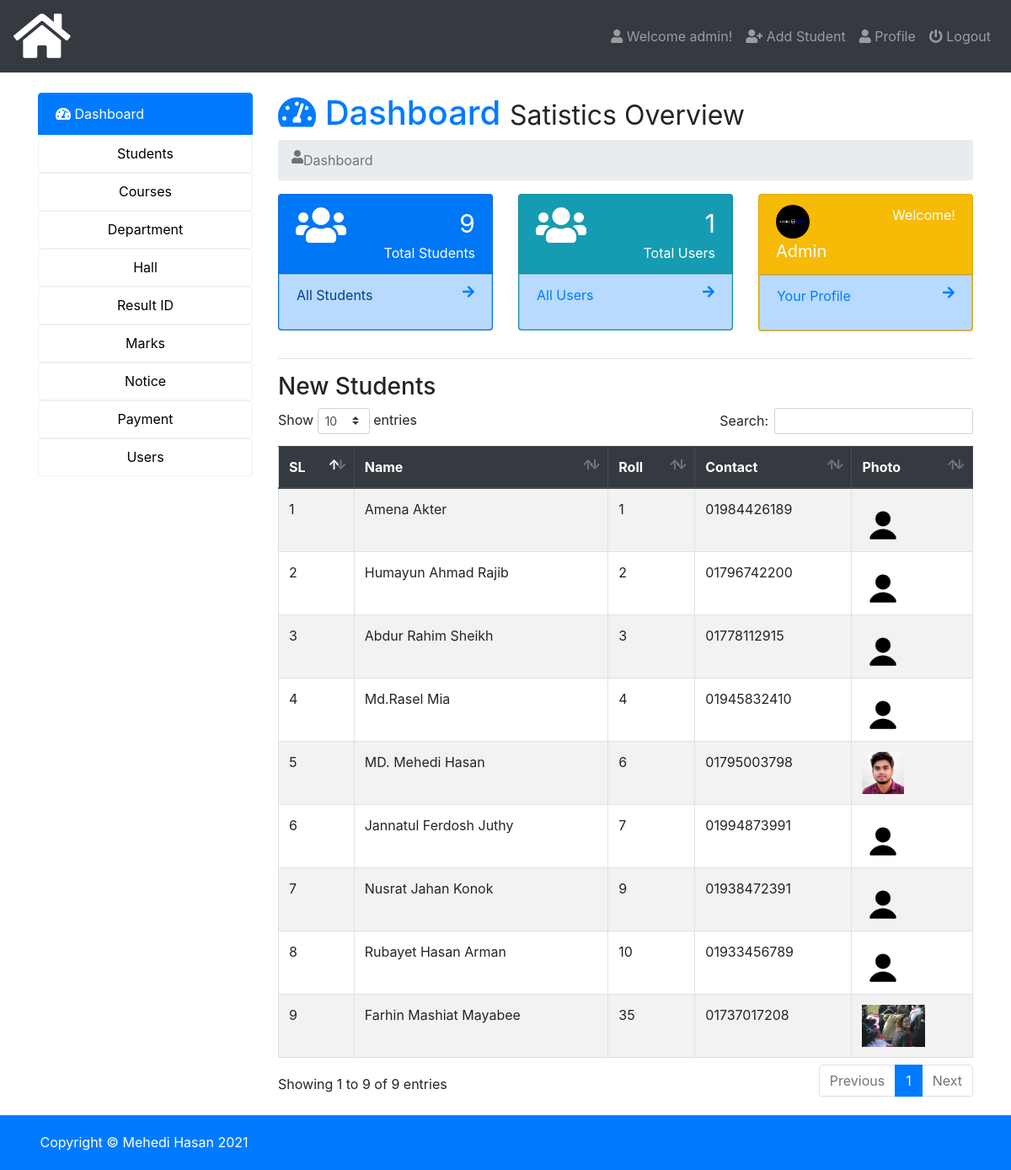
Page /admin/index.php (signed in) on the earlier database version.
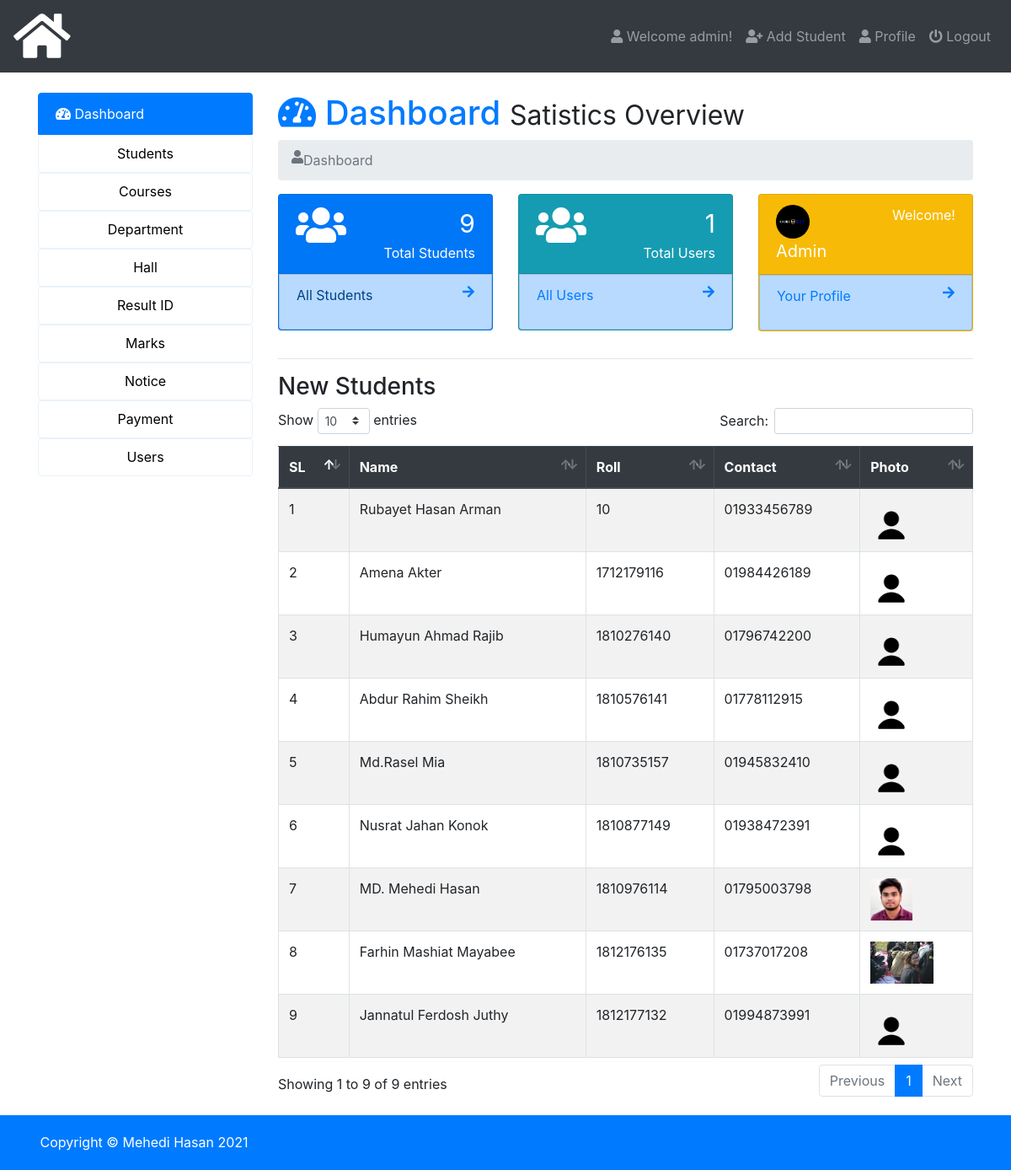
Same page on the later database version.
### tables this page shows
CREATE TABLE `users` (
  `id` int(5) NOT NULL,
  `name` varchar(50) NOT NULL,
  `email` varchar(50) NOT NULL,
  `username` varchar(50) NOT NULL,
  `password` varchar(100) NOT NULL,
  `photo` varchar(50) NOT NULL,
  `status` varchar(12) NOT NULL,
  `datetime` timestamp NOT NULL DEFAULT CURRENT_TIMESTAMP
);

CREATE TABLE `about_me` (
  `about_me_id` int(20) NOT NULL,
  `roll_id` int(20) NOT NULL,
  `name` varchar(40) NOT NULL,
  `name_father` varchar(40) NOT NULL,
  `name_mother` varchar(40) NOT NULL,
  `number` varchar(20) NOT NULL,
  `blood_group` varchar(20) NOT NULL,
  `session` int(20) NOT NULL,
  `department_code` varchar(20) NOT NULL,
  `hall_code` varchar(10) NOT NULL,
  `gender` enum('Male','Female','Other''s') NOT NULL,
  `emergency_number` varchar(20) DEFAULT NULL,
  `emergency_number_holder` varchar(20) DEFAULT NULL,
  `photo` varchar(50) NOT NULL,
  `date_of_birth` date NOT NULL
);

### admin/dashboard.php (the view, shortened to what this page needs)
<h1><a href="index.php"><i class="fas fa-tachometer-alt"></i>  Dashboard</a> <small>Satistics Overview</small></h1>
<nav aria-label="breadcrumb">
  <ol class="breadcrumb">
     <li class="breadcrumb-item active" aria-current="page"><i class="fas fa-user"></i> Dashboard</li>
  </ol>
</nav>
<div class="row student">
  <div class="col-sm-4">
     <div class="card text-white bg-primary mb-3">
      <div class="card-header">
        <div class="row">
          <div class="col-sm-4">
            <i class="fa fa-users fa-3x"></i>
          </div>
          <div class="col-sm-8">
            <div class="float-sm-right">&nbsp;<span style="font-size: 30px"><?php $stu=mysqli_query($db_con,'SELECT * FROM `about_me`'); $stu= mysqli_num_rows($stu); echo $stu; ?></span></div>
            <div class="clearfix"></div>
            <div class="float-sm-right">Total Students</div>
          </div>
        </div>
      </div>
      <div class="list-group-item-primary list-group-item list-group-item-action">
        <div class="row">
          <div class="col-sm-8">
            <p class="">All Students</p>
          </div>
          <div class="col-sm-4">
            <a href="all-student.php"><i class="fa fa-arrow-right float-sm-right"></i></a>
          </div>
        </div>
      </div>
    </div>
  </div>
  <div class="col-sm-4">
     <div class="card text-white bg-info mb-3">
      <div class="card-header">
        <div class="row">
          <div class="col-sm-4">
            <i class="fa fa-users fa-3x"></i>
          </div>
          <div class="col-sm-8">
            <div class="float-sm-right">&nbsp;<span style="font-size: 30px"><?php $tusers=mysqli_query($db_con,'SELECT * FROM `users`'); $tusers= mysqli_num_rows($tusers); echo $tusers; ?></span></div>
            <div class="clearfix"></div>
            <div class="float-sm-right">Total Users</div>
          </div>
        </div>
      </div>
      <div class="list-group-item-primary list-group-item list-group-item-action">
         <a href="index.php?page=all-users">
        <div class="row">
          <div class="col-sm-8">
            <p class="">All Users</p>
          </div>
          <div class="col-sm-4">
           <i class="fa fa-arrow-right float-sm-right"></i>
          </div>
        </div>
        </a>
      </div>
    </div>
  </div>
  <div class="col-sm-4">
     <div class="card text-white bg-warning mb-3">
      <div class="card-header">
        <div class="row">
          <?php $usernameshow = $_SESSION['user_login']; $userspro = mysqli_query($db_con,"SELECT * FROM `users` WHERE `username`='$usernameshow';"); $userrow=mysqli_fetch_array($userspro); ?>
          <div class="col-sm-6">
            <img class="showimg" src="images/<?php echo $userrow['photo']; ?>">
            <div style="font-size: 20px"><?php echo ucwords($userrow['name']); ?></div>
          </div>
          <div class="col-sm-6">
            <div class="float-sm-right">Welcome!</div>
          </div>
        </div>
      </div>
      <div class="list-group-item-primary list-group-item list-group-item-action">
        <a href="index.php?page=user-profile">
        <div class="row">
          <div class="col-sm-8">
            <p class="">Your Profile</p>
          </div>
          <div class="col-sm-4">
            <i class="fa fa-arrow-right float-sm-right"></i>
          </div>
        </div>
        </a>
      </div>
    </div>
  </div>
</div>
<hr>
<h3>New Students</h3>
<table class="table  table-striped table-hover table-bordered" id="data">
  <thead class="thead-dark">
    <tr>
      <th scope="col">SL</th>
      <th scope="col">Name</th>
      <th scope="col">Roll</th>
      <th scope="col">Contact</th>
      <th scope="col">Photo</th>
    </tr>
  </thead>
  <tbody>
    <?php
      $query=mysqli_query($db_con,'SELECT * FROM `about_me` ORDER BY `about_me`.`roll_id` ASC;');
      $i=1;
      while ($result = mysqli_fetch_array($query)) { ?>
      <tr>
        <?php
        echo '<td>'.$i.'</td>
          <td>'.ucwords($result['name']).'</td>
          <td>'.$result['roll_id'].'</td>
          <td>'.$result['number'].'</td>
          <td><img src="images/'.$result['photo'].'" height="50px"></td>';?>
      </tr>
     <?php $i++;} ?>
  </tbody>
</table>

### admin/index.php (shortened to what this page needs)
<?php require_once 'db_con.php';
?>
<!doctype html>
<html lang="en">
  <head>
    <link rel="stylesheet" href="../css/bootstrap.min.css">
    <link rel="stylesheet" href="../css/dataTables.bootstrap4.min.css">
    <link rel="stylesheet" href="../css/fontawesome.min.css">
    <link rel="stylesheet" href="../css/solid.min.css">
    <link rel="stylesheet" href="https://cdnjs.cloudflare.com/ajax/libs/animate.css/4.0.0/animate.min.css"/>
    <link rel="stylesheet" type="text/css" href="../css/style.css">
  </head>
  <body>
<nav class="navbar navbar-expand-lg navbar-dark bg-dark">
  <a class="navbar-brand" href="index.php"><i class="fas fa-home fa-3x"></i></a>
  <div class="navbar-collapse collapse justify-content-end" id="navbarSupportedContent">
    <?php $showuser = $_SESSION['user_login']; $haha = mysqli_query($db_con,"SELECT * FROM `users` WHERE `username`='$showuser';"); $showrow=mysqli_fetch_array($haha); ?>
    <ul class="nav navbar-nav ">
      <li class="nav-item"><a class="nav-link" href="index.php?page=user-profile"><i class="fa fa-user"></i> Welcome <?php echo $showrow['name']; ?>!</a></li>
      <li class="nav-item"><a class="nav-link" href="index.php?page=add-student"><i class="fa fa-user-plus"></i> Add Student</a></li>
      <li class="nav-item"><a class="nav-link" href="index.php?page=user-profile"><i class="fa fa-user"></i> Profile</a></li>
      <li class="nav-item"><a class="nav-link" href="logout.php"><i class="fa fa-power-off"></i> Logout</a></li>
    </ul>
  </div>
</nav>
<br>
    <div class="container">
        <div class="row">
          <div class="col-md-3">
            <div class="list-group">
              <a href="index.php?page=dashboard" class="list-group-item list-group-item-action active"><i class="fas fa-tachometer-alt"></i> Dashboard</a>
              <div class="dropdown">
                <button class="dropbtn">Students</button>
              </div>
              <div class="dropdown">
                <button class="dropbtn">Courses</button>
              </div>
              <div class="dropdown">
                <button class="dropbtn">Department</button>
              </div>
              <div class="dropdown">
                <button class="dropbtn">Hall</button>
              </div>
              <div class="dropdown">
                <button class="dropbtn">Result ID</button>
              </div>
              <div class="dropdown">
                <button class="dropbtn">Marks</button>
              </div>
              <div class="dropdown">
                <button class="dropbtn">Notice</button>
              </div>
              <div class="dropdown">
                <button class="dropbtn">Payment</button>
              </div>
              <div class="dropdown">
                <button class="dropbtn">Users</button>
              </div>
            </div>
          </div>
          <div class="col-md-9">
             <div class="content">
                 <?php
                   if (isset($_GET['page'])) {
                    $page = $_GET['page'].'.php';
                    }else{
                      $page = 'dashboard.php';
                    }
                    if (file_exists($page)) {
                      require_once $page;
                    }else{
                      require_once '404.php';
                    }
                  ?>
             </div>
        </div>
        </div>
    </div>
    <footer>
      <div class="container">
      <p>Copyright &copy; Mehedi Hasan <?php echo date('Y') ?></p>
      </div>
    </footer>
  </body>
</html>

### css/style.css (style rules this page uses)
footer { background: #007BFF; color: #fff; padding: 20px 0px 5px 5px; margin-top: 20px; }
img.showimg { border-radius: 50%; height: 40px; width: 40px; }

### admin/index.php (style rules this page uses)
.dropbtn { width:100%; height: 45px; border-style: ridge; line-height: 35px; padding: 0 12px; display: inline-block; border-radius: 4px; cursor: pointer; transition: all .1s; box-sizing: border-box; text-align: center; background-color: #fff; border: 1px solid #e9f2f9; font-size: 16px; position: relative; }
.dropdown { position: relative; display: inline-block; }

Differences in the rows shown:
shown differently, row unchanged: about_me "Rubayet Hasan Arman": moves up the list
changed about_me "Amena Akter": roll "1" → "1712179116"
changed about_me "Humayun Ahmad Rajib": roll "2" → "1810276140"
changed about_me "Abdur Rahim Sheikh": roll "3" → "1810576141"
changed about_me "Md.Rasel Mia": roll "4" → "1810735157"
changed about_me "Nusrat Jahan Konok": roll "9" → "1810877149"; moves up the list
changed about_me "MD. Mehedi Hasan": roll "6" → "1810976114"
changed about_me "Farhin Mashiat Mayabee": roll "35" → "1812176135"; moves up the list
changed about_me "Jannatul Ferdosh Juthy": roll "7" → "1812177132"
